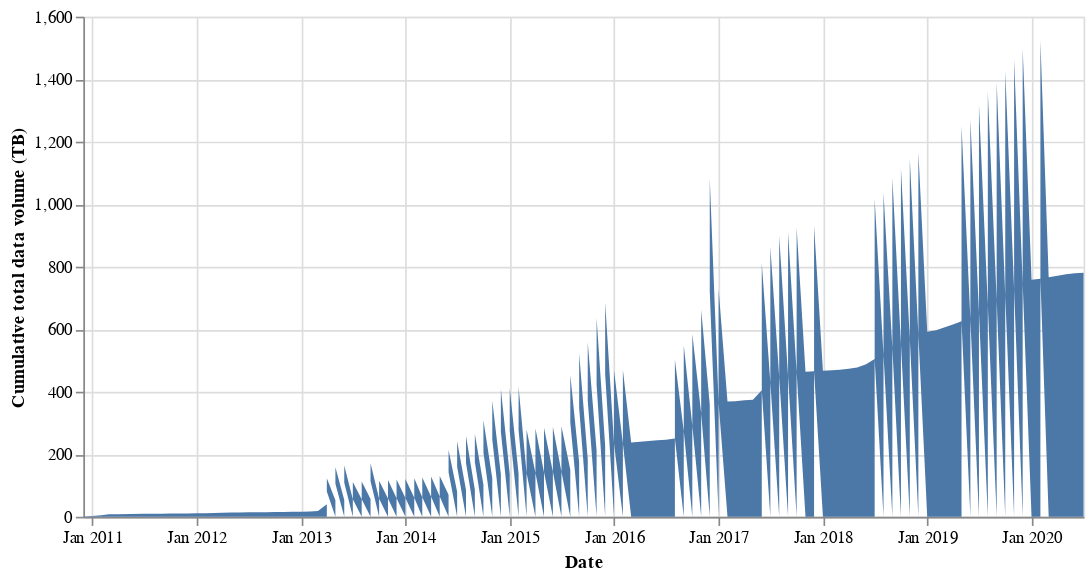

This figure's notebook cell:
### Code cell
import altair as alt

alt.Chart(df).transform_window(
    cumulative_terabytes="sum(terabytes)",
).mark_area().encode(
    x=alt.X('dates:T', axis=alt.Axis(title='Date', format=("%b %Y"))),
    y=alt.Y('cumulative_terabytes:Q', axis=alt.Axis(title='Cumulative total data volume (TB)')),
    tooltip=[alt.Tooltip('dates:T', format='%A, %e %B %Y'), 'cumulative_terabytes:Q']
).properties(width=600)

### Figure 1 — Vega-Lite specification as saved in the notebook (floating-point values rounded to 4 significant figures; data arrays with more than 128 entries replaced by an {"elided": "..."} marker saying what was removed)
{"config": {"view": {"continuousWidth": 400, "continuousHeight": 300}}, "data": {"name": "data-7f882eb1083910c463511a50d4930bb4"}, "mark": "area", "encoding": {"tooltip": [{"type": "temporal", "field": "dates", "format": "%A, %e %B %Y"}, {"type": "quantitative", "field": "cumulative_terabytes"}], "x": {"type": "temporal", "axis": {"format": "%b %Y", "title": "Date"}, "field": "dates"}, "y": {"type": "quantitative", "axis": {"title": "Cumulative total data volume (TB)"}, "field": "cumulative_terabytes"}}, "transform": [{"window": [{"op": "sum", "field": "terabytes", "as": "cumulative_terabytes"}]}], "width": 600, "$schema": "https://vega.github.io/schema/vega-lite/v4.8.1.json", "datasets": {"data-7f882eb1083910c463511a50d4930bb4": {"elided": "195 records"}}}
